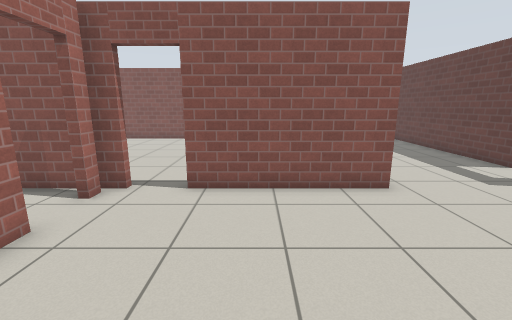
view 1 (above)

19 first-person views from a walk through a Gazebo world. The camera is 1.2 m above the floor, tilts 12° down and sees 90° across. The floor is counted in squares, 0.5 m on a side. Each view is taken from the middle of a square. On the plan, view 1 faces up. The plan holds only what a view shows up to about 17 squares ahead; the rest is blank. Gazebo's built-in surfaces are drawn with simple patterns.

view 2
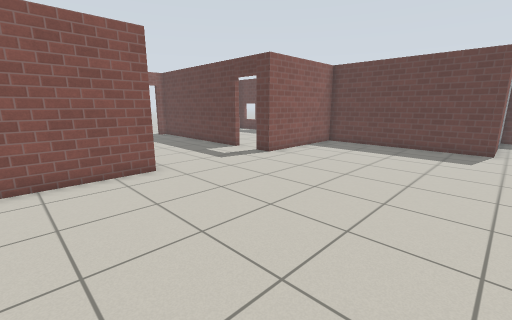

view 3
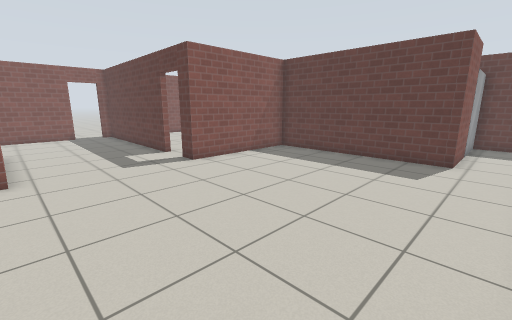

view 4
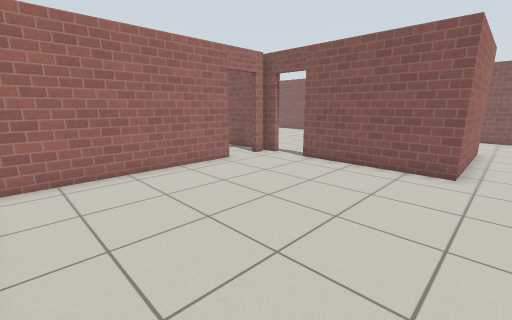

view 5
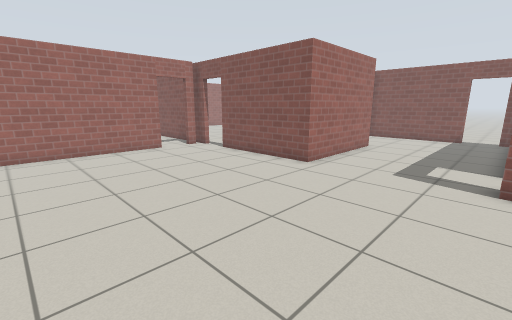

view 6
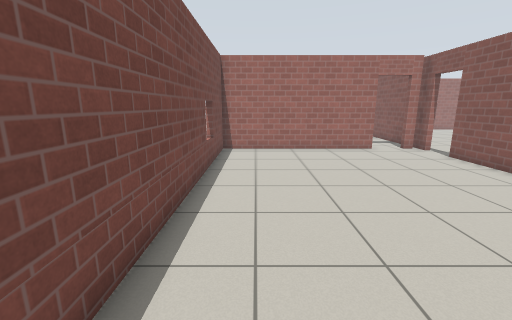

view 7
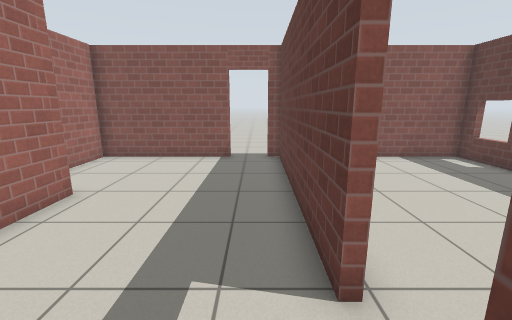

view 8
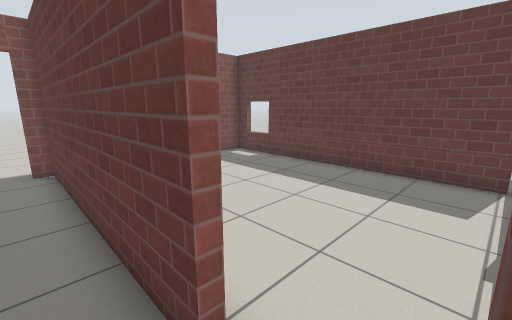

view 9
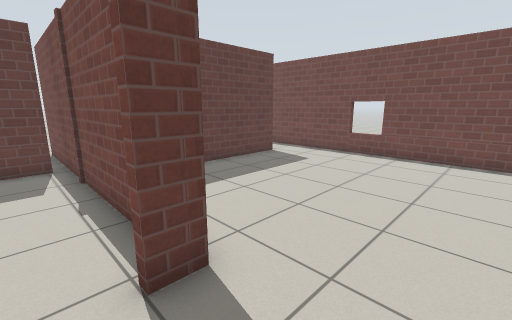

view 10
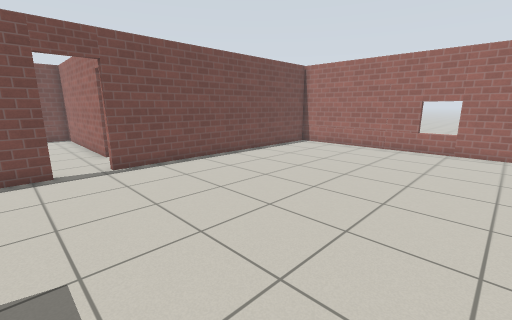

view 11
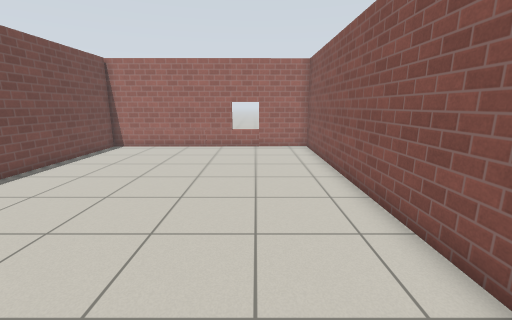

view 12
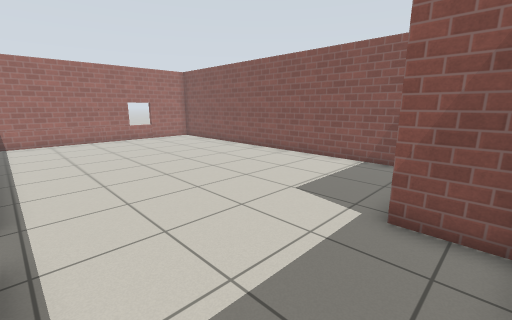

view 13
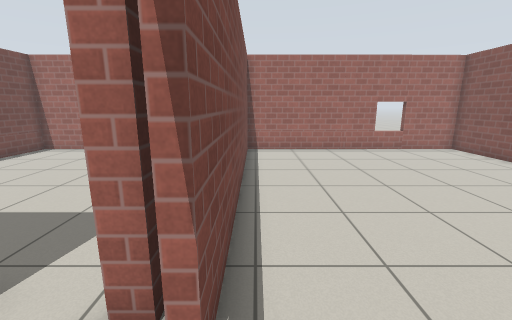

view 14
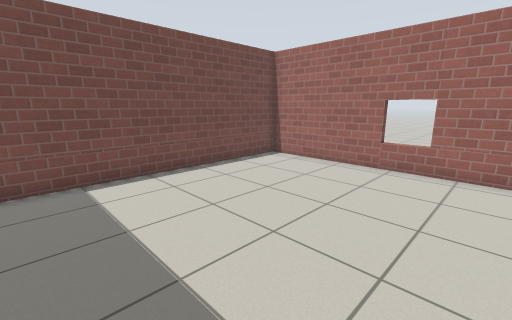

view 15
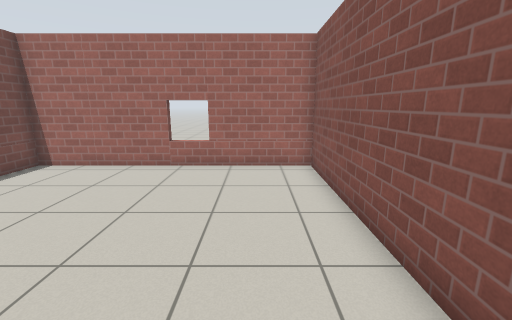

view 16
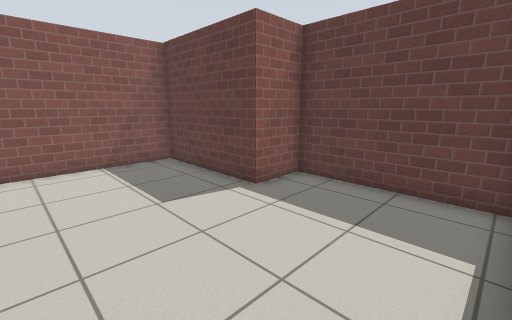

view 17
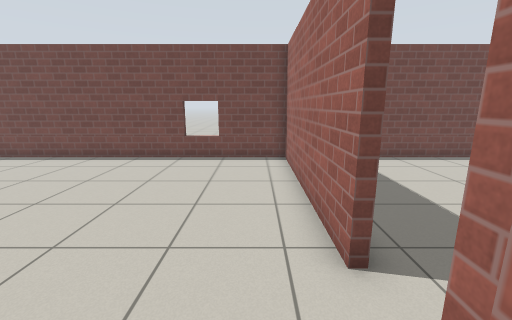

view 18
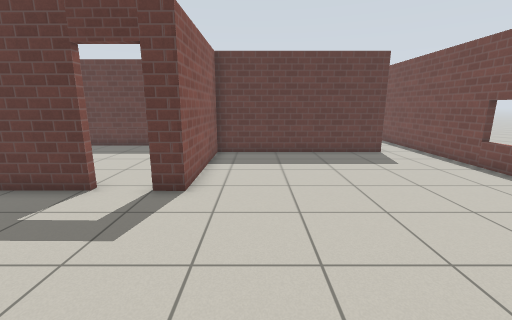

view 19
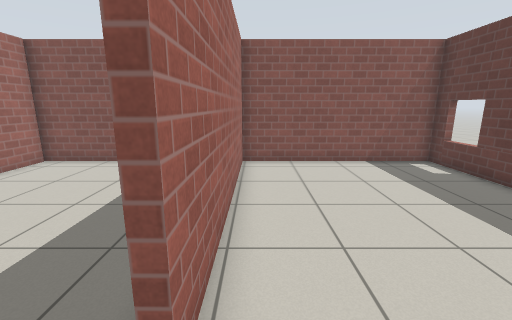

### Floor plan
Points are (right, up) in squares from view 1. A wall is a line through its corners. A room is listed if a view was taken in it or the views show most of it. See-through windows are left out.
Room 1 (views 1, 2, 3, 4, 5, 6, 7, 8, 9, 18)
walls: (10, 9.7) (10.1, 19); (3.9, 13.8) (3.9, 7.2) (-2.1, 7.2); (-4.4, 4.6) (-4.4, -3.9) (20.6, -3.9); (19.4, -1.6) (16.3, -1.6) (16.3, 7) (10, 7) (10, 8); (7.9, 19) (1.7, 19) (1.7, 16.6); (22.7, -3.1) (22.7, -1.5)
ways out: open door at (-2.5, 7) to room 2; open door at (-4.5, 5.5) to room 3; open door at (10, 8.5) to room 4; open door at (8.5, 19)
objects: door leaf (20, -1) to (22, -1)
Room 2 (views 10, 11, 12, 13, 16, 17)
walls: (-6.5, 19) (-16.2, 19) (-16.2, 7.1); (-2.1, 7.5) (-0.8, 7.5); (-16.1, 7.5) (-3.8, 7.5); (3.6, 7.8) (3.6, 13.4) (1.4, 13.4) (1.4, 19) (-5.5, 19)
ways out: open door at (-2.5, 7) to room 1
Room 3 (views 14, 15)
walls: (-16.2, 7.1) (-16.2, -3.9) (-5.8, -3.9); (-3.8, 7.2) (-16.1, 7.2)
ways out: open door at (-4.5, 5.5) to room 1
Room 4 (view 19)
walls: (12.2, 7.3) (19.1, 7.3); (18.6, 7.7) (18.6, 19) (10.4, 19) (10.3, 9.7)
ways out: open door at (10, 8.5) to room 1

Positions as (right, up) in squares from view 1, and headings:
1: (0, 0), facing up
2: (0, -2), facing up-right
3: (4, -3), facing up-right
4: (5, -3), facing up-left
5: (10, -2), facing up-left
6: (10, -2), facing left
7: (9, 7), facing up
8: (9, 8), facing up-right
9: (7, 9), facing down-right
10: (-1, 18), facing down-left
11: (-1, 16), facing left
12: (3, 8), facing up-left
13: (-2, 8), facing left
14: (-6, 5), facing down-left
15: (-6, 5), facing left
16: (-4, 8), facing up-right
17: (-3, 8), facing down
18: (3, 5), facing right
19: (11, 8), facing up
